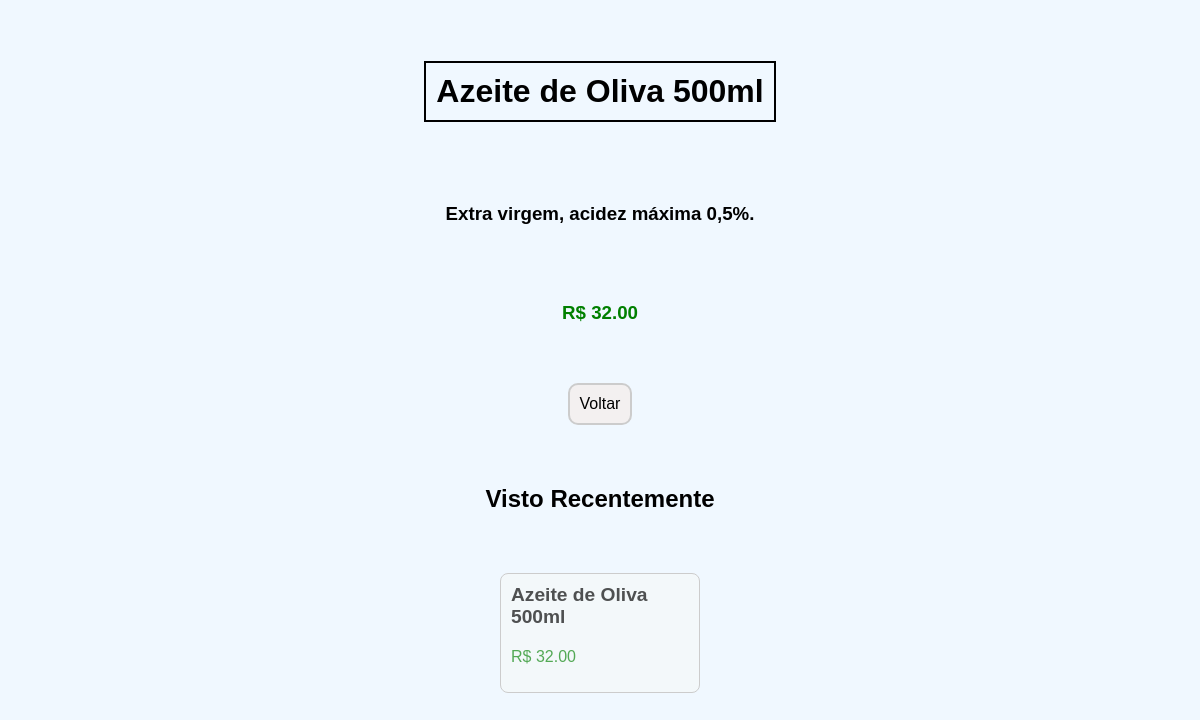
The app's page /produto-detalhes.php?id=4 with its own data.
### tables this page shows
CREATE TABLE tbproduto (
    id INT NOT NULL PRIMARY KEY AUTO_INCREMENT,
    nome VARCHAR(100) NOT NULL,
    preco DECIMAL(5,2) NOT NULL,
    descricao VARCHAR(200) NOT NULL
);

### produto-detalhes.php (the view, shortened to what this page needs)
<?php
require 'db.php';
if (isset($_GET['id'])) {
    $id = $_GET['id'];
    if (filter_var($id, FILTER_VALIDATE_INT) && $id > 0) {
        if (isset($_COOKIE['historico_vistos'])) {
            $ids = json_decode($_COOKIE['historico_vistos'], true);
        } else {
            $ids = [$id];
        }
        $ids = array_slice($ids, -4);
        $placeholder = rtrim(str_repeat('?,', count($ids)), ',');
        $tipos = str_repeat('i', count($ids));
        $sql = "SELECT id, nome, preco FROM tbproduto WHERE id IN ($placeholder)";
        $stm = $conn->prepare($sql);
        $stm->bind_param($tipos, ...$ids);
        $stm->execute();
        $result = $stm->get_result();
        while ($linha = $result->fetch_assoc()) {
            $historico[] = $linha;
        }
        $stm = $conn->prepare("SELECT * FROM tbproduto WHERE id = ?");
        $stm->bind_param("i", $id);
        $stm->execute();
        $result = $stm->get_result();
        $produto = $result->fetch_assoc();
    } else {
        $message = "Identificador do produto invalidado!";
    }
} else {
    $message = "Nenhum produto encontrado!";
}
?>
<!DOCTYPE html>
<html lang="pt-BR">
<head>
    <link rel="stylesheet" href="style.css">
</head>
<body>
    <?php if (isset($produto)) : ?>
        <h1 style="border: 2px solid black; padding: 10px;"><?php echo htmlspecialchars($produto['nome']) ?></h1>
        <h3><?php echo htmlspecialchars($produto['descricao']) ?></h3>
        <h3 style="color: green;">R$ <?php echo htmlspecialchars($produto['preco']) ?></h3>
    <?php else : echo htmlspecialchars("Produto não existente") ?>
    <?php endif ?>
    <a href="index.php" class="btn">Voltar</a>
    <h2>Visto Recentemente</h2>
    <div class="historico">
        <?php foreach ($historico as $produto): ?>
            <div class="produto">
                <h2><?= htmlspecialchars($produto["nome"]); ?></h2>
                <p>R$ <?= htmlspecialchars($produto["preco"]); ?></p>
            </div>
        <?php endforeach; ?>
    </div>
</body>
</html>

### style.css (style rules this page uses)
body { background-color: aliceblue; margin: 0; font-family: Arial, sans-serif; display: flex; flex-direction: column; justify-content: center; align-items: center; padding: 40px; gap: 40px; }
.produto { width: 200px; height: 200px; border: 1px solid #ccc; border-radius: 8px; padding: 10px; box-sizing: border-box; background-color: rgb(243, 248, 250); display: flex; flex-direction: column; justify-content: space-between; }
.produto h2 { font-size: larger; margin: 0; }
.produto p { font-size: medium; overflow: auto; }
.btn { background-color: rgb(243, 240, 240); padding: 10px; border-radius: 10px; border: 2px solid #ccc; text-decoration: none; color: inherit; text-align: center; }
.historico { width: 75%; display: flex; justify-content: center; gap: 5px; flex-wrap: wrap; }
.historico .produto { color: rgba(0, 0, 0, 0.678); height: 120px; }
.historico .produto p { color: rgba(0, 128, 0, 0.658); }

### records on screen
tbproduto: nome "Azeite de Oliva 500ml", descricao "Extra virgem, acidez máxima 0,5%.", preco "32.00"
